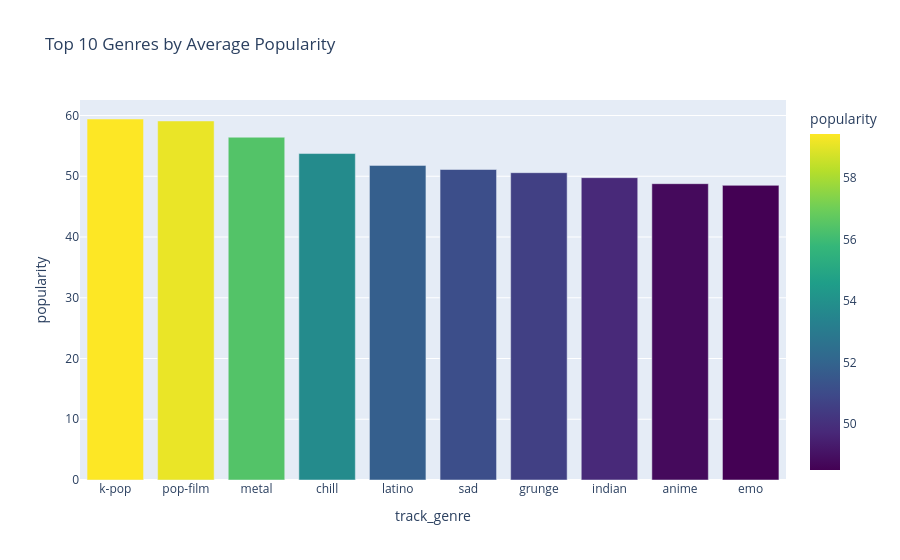

Source (notebook cell):
### Code cell
genre_popularity = df.groupby("track_genre")["popularity"].mean()\
.sort_values(ascending=False)\
.head(10)\
.reset_index()

fig = px.bar(
    genre_popularity,
    x="track_genre",
    y="popularity",
    title="Top 10 Genres by Average Popularity",
    color="popularity",
    color_continuous_scale="Viridis"
)
fig.show()

### Figure 1 — Plotly figure (JSON) as saved in the notebook; plotly's stock layout.template omitted (floating-point values rounded to 4 significant figures)
{"data": [{"alignmentgroup": "True", "hovertemplate": "track_genre=%{x}<br>popularity=%{marker.color}<extra></extra>", "legendgroup": "", "marker": {"color": [59.42, 59.1, 56.42, 53.74, 51.79, 51.11, 50.59, 49.77, 48.78, 48.5], "coloraxis": "coloraxis", "pattern": {"shape": ""}}, "name": "", "offsetgroup": "", "orientation": "v", "showlegend": false, "textposition": "auto", "type": "bar", "x": ["k-pop", "pop-film", "metal", "chill", "latino", "sad", "grunge", "indian", "anime", "emo"], "xaxis": "x", "y": [59.42, 59.1, 56.42, 53.74, 51.79, 51.11, 50.59, 49.77, 48.78, 48.5], "yaxis": "y"}], "layout": {"barmode": "relative", "coloraxis": {"colorbar": {"title": {"text": "popularity"}}, "colorscale": [[0, "#440154"], [0.1111, "#482878"], [0.2222, "#3e4989"], [0.3333, "#31688e"], [0.4444, "#26828e"], [0.5556, "#1f9e89"], [0.6667, "#35b779"], [0.7778, "#6ece58"], [0.8889, "#b5de2b"], [1, "#fde725"]]}, "legend": {"tracegroupgap": 0}, "title": {"text": "Top 10 Genres by Average Popularity"}, "xaxis": {"anchor": "y", "domain": [0, 1], "title": {"text": "track_genre"}}, "yaxis": {"anchor": "x", "domain": [0, 1], "title": {"text": "popularity"}}}}
